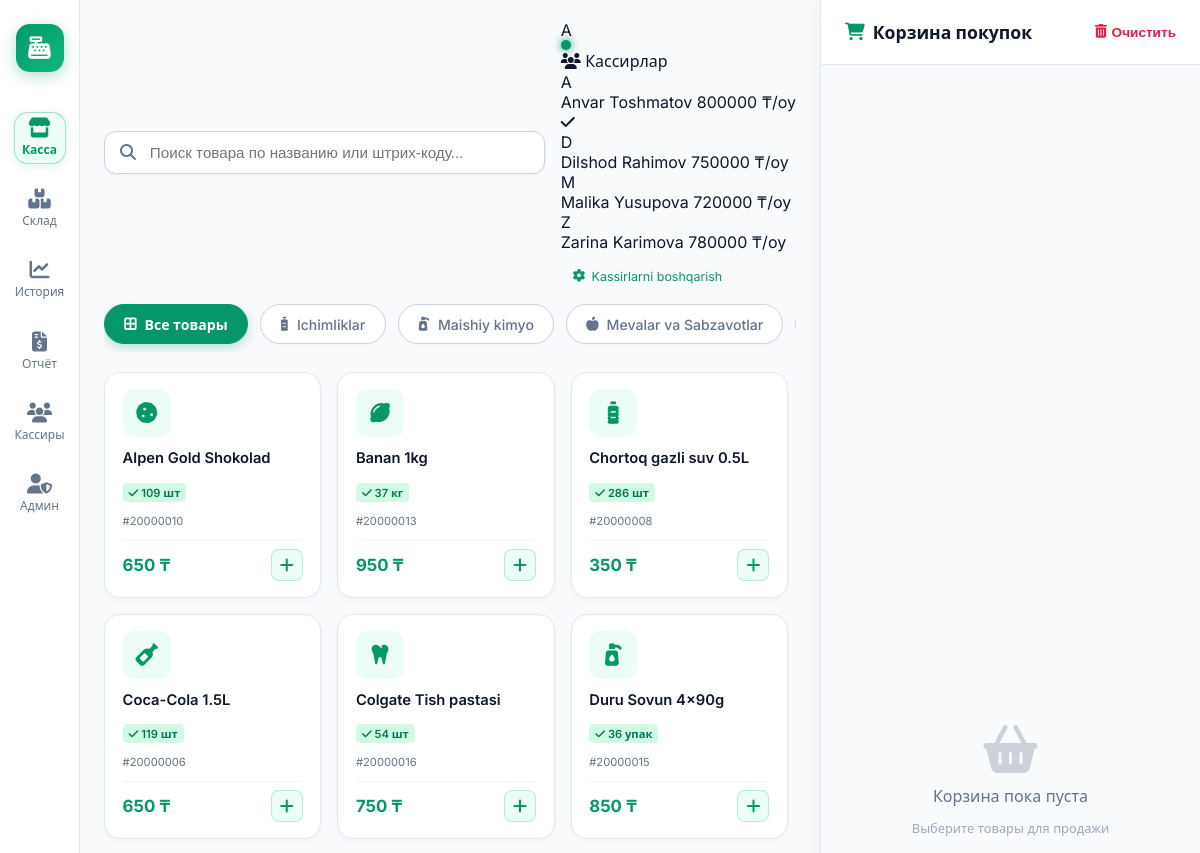
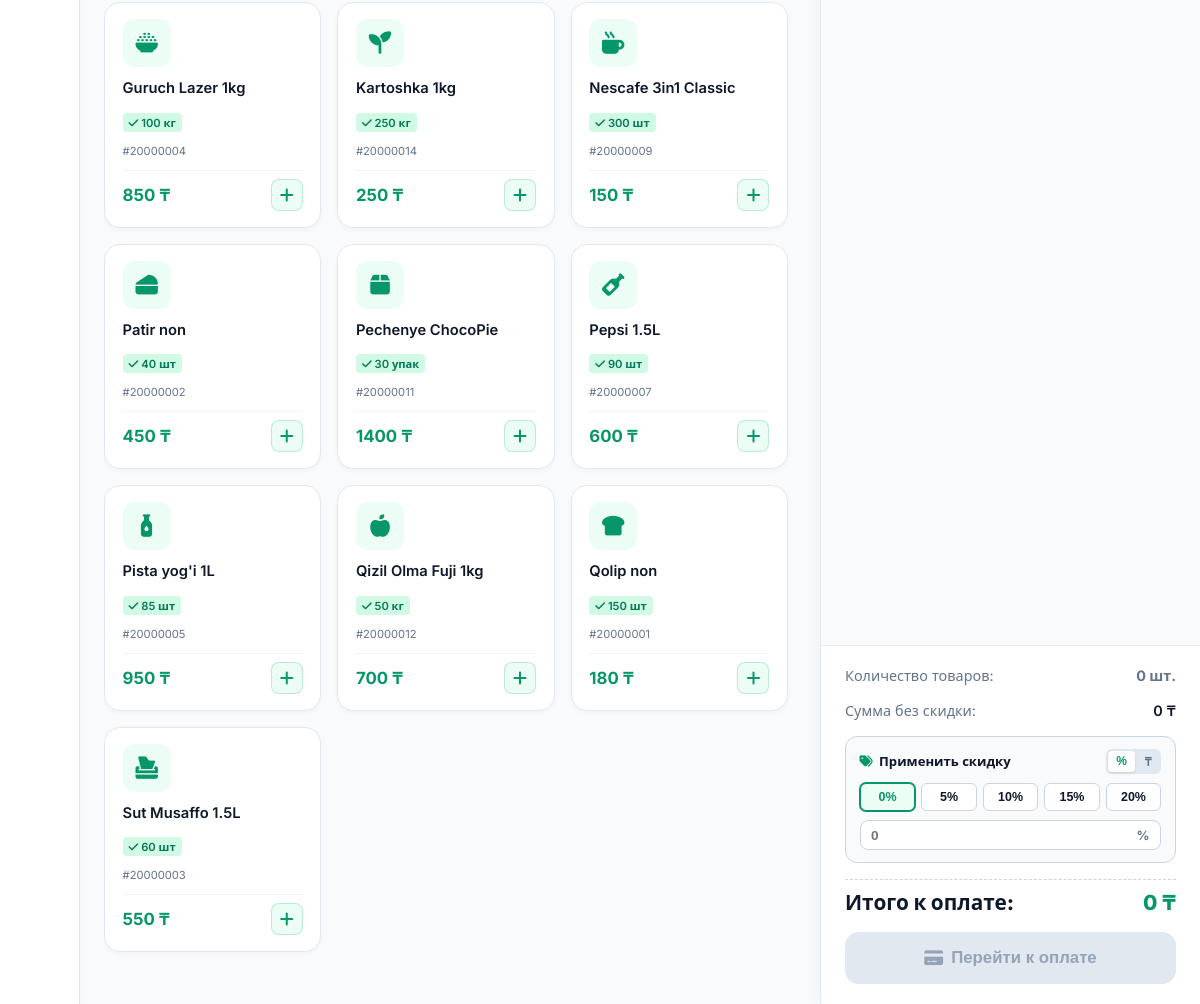
The page / on the database its author committed (2 pictures, top to bottom).
### kassa/models.py (models this page shows, shortened)
class Cashier(models.Model):
    name = models.CharField(max_length=100, unique=True, verbose_name="Исм (Кассир исми)")
    monthly_salary = models.DecimalField(max_digits=12, decimal_places=0, default=0, verbose_name="Ойлик маош (₸)")
    is_active = models.BooleanField(default=True, verbose_name="Фаол")
    created_at = models.DateTimeField(auto_now_add=True)
    class Meta:
        verbose_name = "Кассир"
        verbose_name_plural = "Кассирлар"
        ordering = ['name']

class Category(models.Model):
    name = models.CharField(max_length=100, verbose_name="Название категории")
    icon = models.CharField(max_length=50, default="fa-box", verbose_name="Иконка (FontAwesome)")
    color = models.CharField(max_length=20, default="#3b82f6", verbose_name="Цвет")
    created_at = models.DateTimeField(auto_now_add=True)
    class Meta:
        verbose_name = "Категория"
        verbose_name_plural = "Категории"
        ordering = ['name']

class Product(models.Model):
    UNIT_CHOICES = [
        ('dona', 'шт'),
        ('kg', 'кг'),
        ('litr', 'л'),
        ('qadoq', 'упак'),
        ('metr', 'м'),
    ]
    name = models.CharField(max_length=200, verbose_name="Название товара")
    barcode = models.CharField(max_length=50, unique=True, blank=True, null=True, verbose_name="Штрих-код")
    category = models.ForeignKey(Category, on_delete=models.SET_NULL, null=True, blank=True, related_name='products', verbose_name="Категория")
    price = models.DecimalField(max_digits=12, decimal_places=0, verbose_name="Цена продажи (₸)")
    cost_price = models.DecimalField(max_digits=12, decimal_places=0, default=0, verbose_name="Себестоимость (₸)")
    stock = models.IntegerField(default=100, verbose_name="Остаток на складе")
    unit = models.CharField(max_length=20, choices=UNIT_CHOICES, default='dona', verbose_name="Единица измерения")
    icon = models.CharField(max_length=50, default="fa-shopping-bag", verbose_name="Иконка")
    is_active = models.BooleanField(default=True, verbose_name="Активен")
    created_at = models.DateTimeField(auto_now_add=True)
    class Meta:
        verbose_name = "Товар"
        verbose_name_plural = "Товары"
        ordering = ['name']

### kassa/views.py (the view)
# urls.py: path('', views.pos_terminal_view, name='pos_terminal'),
def pos_terminal_view(request):
    categories = Category.objects.all()
    products = Product.objects.filter(is_active=True).select_related('category')
    category_id = request.GET.get('category')
    if category_id:
        products = products.filter(category_id=category_id)
    search_query = request.GET.get('search')
    if search_query:
        products = products.filter(
            Q(name__icontains=search_query) | Q(barcode__icontains=search_query)
        )
    cashiers = Cashier.objects.filter(is_active=True).order_by('name')
    current_cashier_name = request.session.get('current_cashier', '')
    if not current_cashier_name and cashiers.exists():
        current_cashier_name = cashiers.first().name
        request.session['current_cashier'] = current_cashier_name
    context = {
        'categories': categories,
        'products': products,
        'selected_category': category_id,
        'search_query': search_query,
        'cashiers': cashiers,
        'current_cashier_name': current_cashier_name,
    }
    return render(request, 'kassa/pos.html', context)

### templates/kassa/pos.html (shortened to what this page needs)
{% extends 'base.html' %}
{% block content %}
<div class="main-content">
    <header class="top-header">
        <form method="GET" action="{% url 'pos_terminal' %}" class="search-box">
            <i class="fa-solid fa-magnifying-glass"></i>
            <input type="text" name="search" value="{{ search_query|default:'' }}" placeholder="Поиск товара по названию или штрих-коду..." autocomplete="off" id="search-input">
        </form>
        <div class="cashier-selector" id="cashier-badge" onclick="toggleCashierDropdown(event)" title="Kassirni tanlash">
            <div class="cashier-mini-avatar" id="cashier-mini-avatar">{{ current_cashier_name|default:'?'|slice:':1'|upper }}</div>
            <div class="status-dot" id="cashier-status-dot"></div>
            <div class="cashier-dropdown" id="cashier-dropdown" onclick="event.stopPropagation()">
                <div class="cashier-dropdown-title">
                    <i class="fa-solid fa-users"></i> Кассирлар
                </div>
                {% for cashier in cashiers %}
                <div class="cashier-dropdown-item {% if cashier.name == current_cashier_name %}active{% endif %}"
                     onclick="selectCashier('{{ cashier.name|escapejs }}', this)">
                    <div class="cashier-avatar">{{ cashier.name|slice:':1'|upper }}</div>
                    <div class="cashier-item-info">
                        <span class="cashier-item-name">{{ cashier.name }}</span>
                        <span class="cashier-item-salary">{{ cashier.monthly_salary|floatformat:0 }} ₸/oy</span>
                    </div>
                    {% if cashier.name == current_cashier_name %}
                    <i class="fa-solid fa-check cashier-check"></i>
                    {% endif %}
                </div>
                {% empty %}
                <div style="padding: 1rem; text-align: center; color: var(--text-muted); font-size: 0.82rem;">
                    <i class="fa-solid fa-user-slash"></i> Kassirlar yo'q
                </div>
                {% endfor %}
                <div style="border-top: 1px solid rgba(255,255,255,0.08); margin-top: 0.5rem; padding: 0.5rem 0.75rem 0;">
                    <a href="{% url 'cashier_list' %}" style="font-size: 0.78rem; color: var(--accent-primary); text-decoration: none; display: flex; align-items: center; gap: 0.4rem;">
                        <i class="fa-solid fa-gear"></i> Kassirlarni boshqarish
                    </a>
                </div>
            </div>
        </div>
    </header>
    <div class="categories-bar">
        <a href="{% url 'pos_terminal' %}" class="category-pill {% if not selected_category %}active{% endif %}">
            <i class="fa-solid fa-border-all"></i>
            <span>Все товары</span>
        </a>
        {% for cat in categories %}
        <a href="{% url 'pos_terminal' %}?category={{ cat.id }}{% if search_query %}&search={{ search_query }}{% endif %}"
           class="category-pill {% if selected_category == cat.id|stringformat:'s' %}active{% endif %}">
            <i class="fa-solid {{ cat.icon }}"></i>
            <span>{{ cat.name }}</span>
        </a>
        {% endfor %}
    </div>
    <div class="products-grid">
        {% for product in products %}
        <div class="product-card" onclick="addToCart({{ product.id }}, '{{ product.name|escapejs }}', {{ product.price }}, {{ product.stock }}, '{{ product.get_unit_display }}')">
            <div class="product-card-top">
                <div class="product-icon-container">
                    <i class="fa-solid {{ product.icon }}"></i>
                </div>
                <div class="product-title">{{ product.name }}</div>
            </div>
            <div class="product-card-mid">
                <div class="product-stock">
                    {% if product.stock > 10 %}
                        <span class="stock-badge ok"><i class="fa-solid fa-check"></i> {{ product.stock }} {{ product.get_unit_display }}</span>
                    {% else %}
                        <span class="stock-badge low"><i class="fa-solid fa-triangle-exclamation"></i> {{ product.stock }} {{ product.get_unit_display }}</span>
                    {% endif %}
                </div>
                {% if product.barcode %}
                    <div style="color: var(--text-muted); font-size: 0.7rem; margin-top: 2px;">#{{ product.barcode }}</div>
                {% endif %}
            </div>
            <div class="product-footer">
                <div class="product-price">{{ product.price|floatformat:0 }} ₸</div>
                <div class="add-btn">
                    <i class="fa-solid fa-plus"></i>
                </div>
            </div>
        </div>
        {% endfor %}
    </div>
</div>
<aside class="cart-sidebar">
    <div class="cart-header">
        <div class="cart-title">
            <i class="fa-solid fa-cart-shopping" style="color: var(--accent-primary);"></i>
            <span>Корзина покупок</span>
        </div>
        <button class="clear-cart-btn" onclick="clearCart()">
            <i class="fa-solid fa-trash-can"></i> Очистить
        </button>
    </div>
    <div class="cart-items" id="cart-items-container">
        <div class="cart-empty" id="cart-empty-state">
            <i class="fa-solid fa-basket-shopping"></i>
            <p>Корзина пока пуста</p>
            <span style="font-size: 0.8rem; opacity: 0.6;">Выберите товары для продажи</span>
        </div>
    </div>
    <div class="cart-footer">
        <div class="summary-row">
            <span>Количество товаров:</span>
            <strong id="cart-total-count">0 шт.</strong>
        </div>
        <div class="summary-row">
            <span>Сумма без скидки:</span>
            <span id="cart-subtotal-price" style="font-weight: 600; color: var(--text-main);">0 ₸</span>
        </div>
        <div class="discount-container">
            <div class="discount-header">
                <div class="discount-label">
                    <i class="fa-solid fa-tags" style="color: var(--accent-primary);"></i>
                    <span>Применить скидку</span>
                </div>
                <div class="discount-mode-toggle">
                    <button type="button" class="mode-btn active" id="mode-btn-percent" onclick="setDiscountMode('percent')">%</button>
                    <button type="button" class="mode-btn" id="mode-btn-amount" onclick="setDiscountMode('amount')">₸</button>
                </div>
            </div>
            <div class="discount-presets" id="percent-presets">
                <button type="button" class="disc-pill active" onclick="applyPresetDiscount(0)">0%</button>
                <button type="button" class="disc-pill" onclick="applyPresetDiscount(5)">5%</button>
                <button type="button" class="disc-pill" onclick="applyPresetDiscount(10)">10%</button>
                <button type="button" class="disc-pill" onclick="applyPresetDiscount(15)">15%</button>
                <button type="button" class="disc-pill" onclick="applyPresetDiscount(20)">20%</button>
            </div>
            <div class="discount-custom-input">
                <input type="number" id="discount-val-input" min="0" placeholder="0" oninput="onCustomDiscountInput()">
                <span class="disc-unit-addon" id="disc-unit-label">%</span>
            </div>
        </div>
        <div class="summary-row total">
            <span>Итого к оплате:</span>
            <span class="total-price" id="cart-total-price">0 ₸</span>
        </div>
        <button class="checkout-btn" id="checkout-btn" disabled onclick="openPaymentModal()">
            <i class="fa-solid fa-credit-card"></i>
            <span>Перейти к оплате</span>
        </button>
    </div>
</aside>
{% endblock %}

### templates/base.html (shortened to what this page needs)
{% load static %}
<!DOCTYPE html>
<html lang="ru">
<head>
    <link rel="stylesheet" href="https://cdnjs.cloudflare.com/ajax/libs/font-awesome/6.4.0/css/all.min.css">
    <link rel="stylesheet" href="{% static 'css/style.css' %}">
</head>
<body>
    <aside class="sidebar">
        <div class="sidebar-logo" title="POS Кассовая Система">
            <i class="fa-solid fa-cash-register"></i>
        </div>
        <nav class="nav-menu">
            <a href="{% url 'pos_terminal' %}" class="nav-item {% if request.resolver_match.url_name == 'pos_terminal' %}active{% endif %}" title="Кассовый Терминал">
                <i class="fa-solid fa-store"></i>
                <span>Касса</span>
            </a>
            <a href="{% url 'products_list' %}" class="nav-item {% if request.resolver_match.url_name == 'products_list' %}active{% endif %}" title="Склад товаров">
                <i class="fa-solid fa-boxes-stacked"></i>
                <span>Склад</span>
            </a>
            <a href="{% url 'sales_history' %}" class="nav-item {% if request.resolver_match.url_name == 'sales_history' %}active{% endif %}" title="История продаж">
                <i class="fa-solid fa-chart-line"></i>
                <span>История</span>
            </a>
            <a href="{% url 'report' %}" class="nav-item {% if request.resolver_match.url_name == 'report' %}active{% endif %}" title="Отчёт и аналитика">
                <i class="fa-solid fa-file-invoice-dollar"></i>
                <span>Отчёт</span>
            </a>
            <a href="{% url 'cashier_list' %}" class="nav-item {% if request.resolver_match.url_name == 'cashier_list' %}active{% endif %}" title="Кассиры">
                <i class="fa-solid fa-users"></i>
                <span>Кассиры</span>
            </a>
            <a href="/admin/" target="_blank" class="nav-item" title="Django Админ панель">
                <i class="fa-solid fa-user-shield"></i>
                <span>Админ</span>
            </a>
        </nav>
    </aside>
    <main class="app-container">
        {% block content %}{% endblock %}
    </main>
</body>
</html>

### rows shown on the page
Cashier: name "A", name "Anvar Toshmatov", monthly_salary "800000"
Cashier: name "D", name "Dilshod Rahimov", monthly_salary "750000"
Cashier: name "M", name "Malika Yusupova", monthly_salary "720000"
Cashier: name "Z", name "Zarina Karimova", monthly_salary "780000"
Category: name "Ichimliklar"
Category: name "Maishiy kimyo"
Category: name "Mevalar va Sabzavotlar"
Product: name "Alpen Gold Shokolad", stock "109", unit "шт", barcode "20000010", price "650"
Product: name "Banan 1kg", stock "37", unit "кг", barcode "20000013", price "950"
Product: name "Chortoq gazli suv 0.5L", stock "286", unit "шт", barcode "20000008", price "350"
Product: name "Coca-Cola 1.5L", stock "119", unit "шт", barcode "20000006", price "650"
Product: name "Colgate Tish pastasi", stock "54", unit "шт", barcode "20000016", price "750"
Product: name "Duru Sovun 4x90g", stock "36", unit "упак", barcode "20000015", price "850"
Product: name "Guruch Lazer 1kg", stock "100", unit "кг", barcode "20000004", price "850"
Product: name "Kartoshka 1kg", stock "250", unit "кг", barcode "20000014", price "250"
Product: name "Nescafe 3in1 Classic", stock "300", unit "шт", barcode "20000009", price "150"
Product: name "Patir non", stock "40", unit "шт", barcode "20000002", price "450"
Product: name "Pechenye ChocoPie", stock "30", unit "упак", barcode "20000011", price "1400"
Product: name "Pepsi 1.5L", stock "90", unit "шт", barcode "20000007", price "600"
Product: name "Pista yog'i 1L", stock "85", unit "шт", barcode "20000005", price "950"
Product: name "Qizil Olma Fuji 1kg", stock "50", unit "кг", barcode "20000012", price "700"
Product: name "Qolip non", stock "150", unit "шт", barcode "20000001", price "180"
Product: name "Sut Musaffo 1.5L", stock "60", unit "шт", barcode "20000003", price "550"
